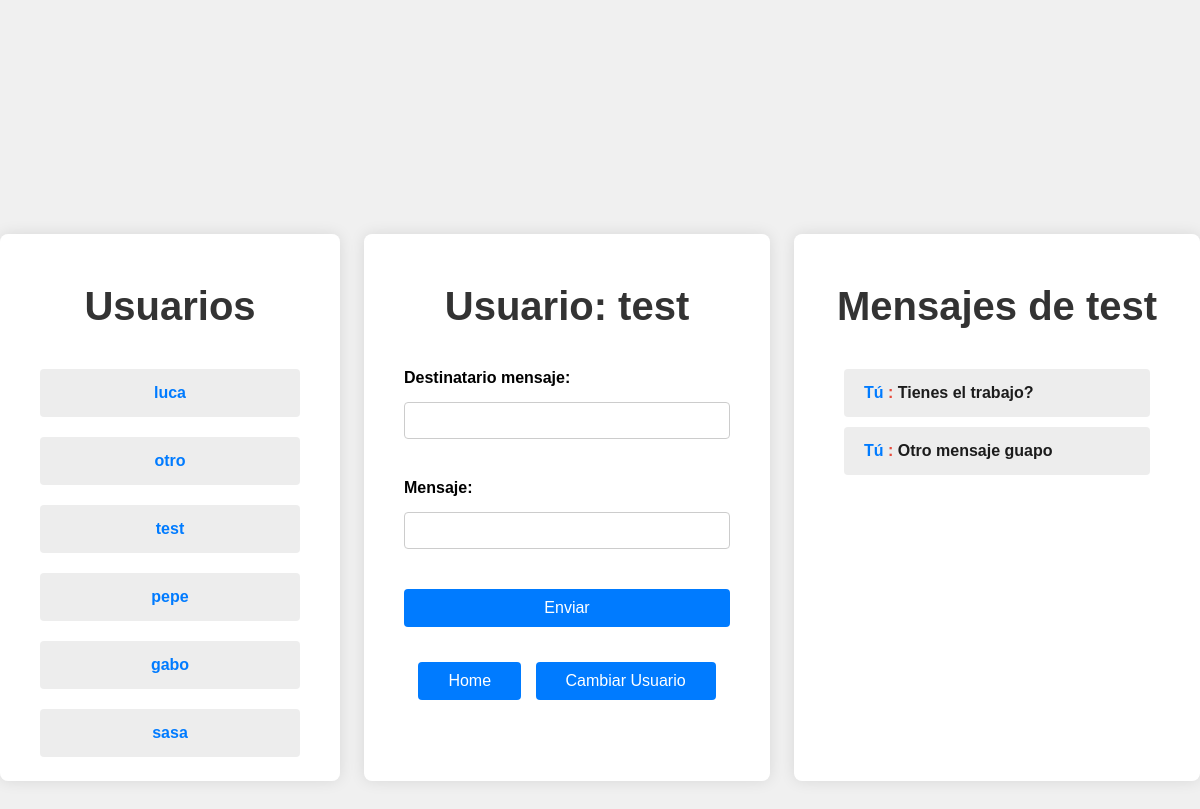
Page /chat?user=2 (signed in) on the earlier database version.
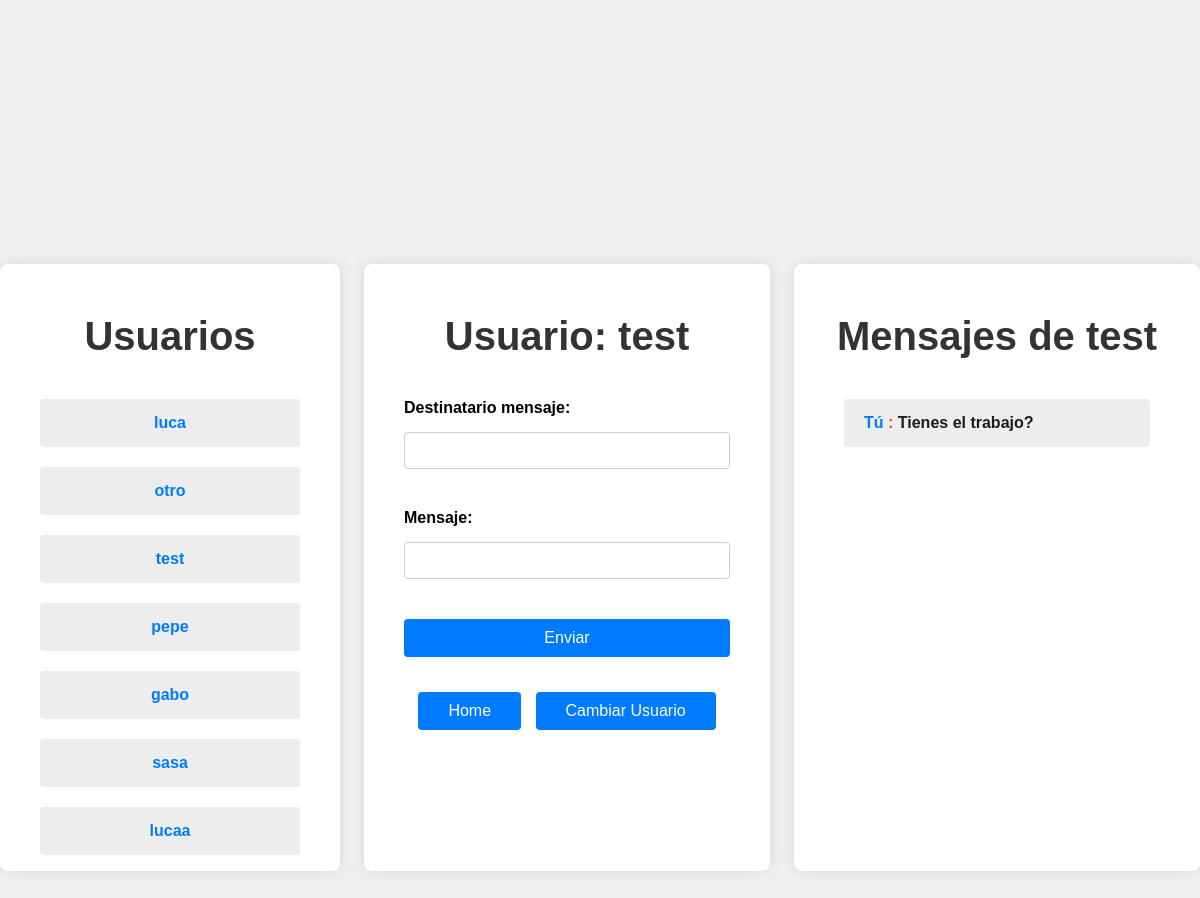
Same page on the later database version.
### tables this page shows
CREATE TABLE users(
    id INTEGER PRIMARY KEY AUTOINCREMENT,
    username string UNIQUE, 
    pwd string NOT NULL,
    salt string NOT NULL,
    rol string NOT NULL,
    correo string NOT NULL,
    public_ip string NULL);

CREATE TABLE messages(
    id INTEGER PRIMARY KEY AUTOINCREMENT,
    sender_id INTEGER NOT NULL,
    recipient_id INTEGER NOT NULL,
    chat_id INTEGER NOT NULL,
    message text NOT NULL,
    send_time timestamp  NOT NULL,
    nonce string NOT NULL,
    FOREIGN KEY (chat_id) REFERENCES chats(id),
    FOREIGN KEY (sender_id) REFERENCES users(id),
    FOREIGN KEY (recipient_id) REFERENCES users(id));

### app.py (the view)
@app.route('/chat', methods=['GET', 'POST'])
def chat():
    if 'user_id' not in session:
        return redirect(url_for('login'))
    messages = None
    users = get_users()
    if request.method == 'POST':
        send_message(message= request.form['message'], recipient= request.form['recipient'], sender= session['user_id'])
    selected_user = request.args.get('user')
    if selected_user:
        messages = messages_descifrados(selected_user, session['user_id'])
    return render_template('chat.html', messages= messages, users = users, username=get_name_by_id(session['user_id'])["username"])

### app_mensajesdesencriptados.py (called while the page is built)
def get_chat(sender, recipient):
    conn = sql.connect('cripto.sqlite')
    conn.row_factory = sql.Row
    cursor = conn.cursor()
    cursor.execute("""SELECT id, clave, nonce FROM chats WHERE (user1_id = ? AND user2_id = ?) OR (user2_id = ? AND user1_id
            =?)""", (sender, recipient, sender, recipient))
    return cursor.fetchone()

def get_messages(sender, recipient):
    chat = get_chat(sender, recipient)
    if chat is None:
        return "Empty"
    conn = sql.connect('cripto.sqlite')
    conn.row_factory = sql.Row
    cursor = conn.cursor()
    cursor.execute("""SELECT message, nonce, sender_id FROM messages WHERE chat_id = ?""", (chat["id"],))
    rows = cursor.fetchall()
    message_dict = [dict(row) for row in rows]
    for message in message_dict:
        message["chat_id"] = chat["id"]
        sender_usr = get_name_by_id(message["sender_id"])["username"]
        if sender_usr == get_name_by_id(session["user_id"])["username"]:
            message["sender"] = "Tú"
        else:
            message["sender"] = sender_usr
    return message_dict

def messages_descifrados(sender, recipient):
    message_dict = get_messages(sender, recipient)
    if message_dict == "Empty":
        return message_dict
    for mensaje in message_dict:
        mensajecifrado = urlsafe_b64decode(mensaje["message"])
        noncemensaje = urlsafe_b64decode(mensaje["nonce"])
        chat_id = mensaje["chat_id"]
        chat = get_chat_by_id(chat_id)
        encrypted_data_key = urlsafe_b64decode(chat["clave"])
        nonce_master = urlsafe_b64decode(chat["nonce"])
        AE_Key_stma = c2
        chacha_master = ChaCha20Poly1305(AE_Key_stma)
        clave_publica = chacha_master.decrypt(nonce_master, encrypted_data_key, None)
        chacha_data = ChaCha20Poly1305(clave_publica)
        mensajefinal = chacha_data.decrypt(noncemensaje, mensajecifrado, None)
        mensaje["message"] = mensajefinal.decode('utf-8')
    return message_dict

### db_functions/chat_functions.py (called while the page is built)
def get_chat_by_id(chat_id):
    conn = sql.connect('cripto.sqlite')
    conn.row_factory = sql.Row
    cursor = conn.cursor()
    cursor.execute('SELECT * FROM chats WHERE id = ?', (chat_id,))
    return cursor.fetchone()

### db_functions/user_functions.py (called while the page is built)
def get_name_by_id(user_id):
    conn = sql.connect('cripto.sqlite')
    conn.row_factory = sql.Row
    cursor = conn.cursor()
    cursor.execute('SELECT username FROM users WHERE id = ?', (user_id,))
    return cursor.fetchone()

### templates/chat.html (shortened to what this page needs)
<!DOCTYPE html>
<html lang="es">
<head>
    <link rel="stylesheet" href="{{ url_for('static', filename='style/chatc.css') }}">
</head>
<body>
    <div class="usuarios">
        <h2>Usuarios</h2>
        <ul class="numerousuarios">
            {% for usr in users %}
            <li>
                <a href="/chat?user={{ usr["id"] }}" style="text-decoration: none;">
                    <strong class= "a">{{usr["username"]}}</strong>
                </a>
            </li>
            {% endfor %}
        </ul>
    </div>
    <div class="container">
        <h2>Usuario: {{username}}</h2>
        <form method="post">
            <div class="form-group">
                <label for="recipient">Destinatario mensaje:</label>
                <input type="text" id="recipient" name="recipient" required>
            </div>
            <div class="form-group">
                <label for="message">Mensaje:</label>
                <input type="text" id="message" name="message" required>
            </div>
            <button type="submit">Enviar</button>
        </form>
        <div class="links">
            <a href="/home" class="botonesheader">Home</a>
            <a href="/login" class="botonesheader">Cambiar Usuario</a>
        </div>
    </div>
    <div class="container">
        <h2>Mensajes de {{username}}</h2>
        <ul class="messages">
        {% if messages == "Empty" %}
            <p>Escribe el primer mensaje</p>
        {% elif messages is not none %}
            {% for msg in messages %}
                <li><strong class= "a">{{ msg["sender"] }}</strong>
                    <strong class= "b"> : </strong>
                    <strong class= "c">{{ msg["message"]}}</strong>
                    </li>
            {% endfor %}
        {% else %}
            <p>Elige un chat</p>
        {% endif %}
        </ul>
    </div>
</body>
</html>

### static/style/chatc.css (style rules this page uses)
body { font-family: Arial, sans-serif; background-color: #f0f0f0; margin: 0; padding: 0; display: flex; justify-content: center; align-items: center; height: 100vh; }
.usuarios { background-color: #fff; padding: 20px; border-radius: 8px; box-shadow: 0 0 15px rgba(0, 0, 0, 0.1); width: 100%; max-width: 300px; text-align: center; height: 50vh; overflow: auto; }
.numerousuarios { list-style-type: none; padding: 0; }
.numerousuarios li { text-align: center; font-size: 1rem; background-color: #ededed; margin: 20px; padding: 15px 20px; border-radius: 4px; }
.container { background-color: #fff; padding: 20px 40px; border-radius: 8px; box-shadow: 0 0 15px rgba(0, 0, 0, 0.1); width: 100%; max-width: 600px; height: 50vh; overflow: auto; text-align: center; }
h2 { font-size: 2.5rem; color: #333; margin-bottom: 40px; }
.form-group { margin-bottom: 30px; text-align: left; }
label { display: block; margin-bottom: 15px; font-weight: bold; }
input[type="text"] { width: 100%; padding: 10px; margin-bottom: 10px; border: 1px solid #ccc; border-radius: 4px; box-sizing: border-box; }
button { width: 100%; padding: 10px; background-color: #007BFF; color: white; border: none; border-radius: 4px; cursor: pointer; font-size: 16px; }
h2 { color: #333; margin-top: 30px; }
ul.messages { list-style-type: none; padding: 0; }
ul.messages li { font-size: 1rem; background-color: #ededed; margin: 10px; padding: 15px 20px; border-radius: 4px; text-align: left; }
.a { color: #007BFF; }
.b { color: #e74c3c; }
.c { color: #1c1c1c; }
.links { margin-top: 30px; }
a.botonesheader { display: inline-block; margin: 5px; padding: 10px 30px; background-color: #007BFF; color: white; text-decoration: none; border-radius: 4px; }

Differences in the rows shown:
removed messages: sender "Tú", message "Otro mensaje guapo"
added users: username "lucaa"
